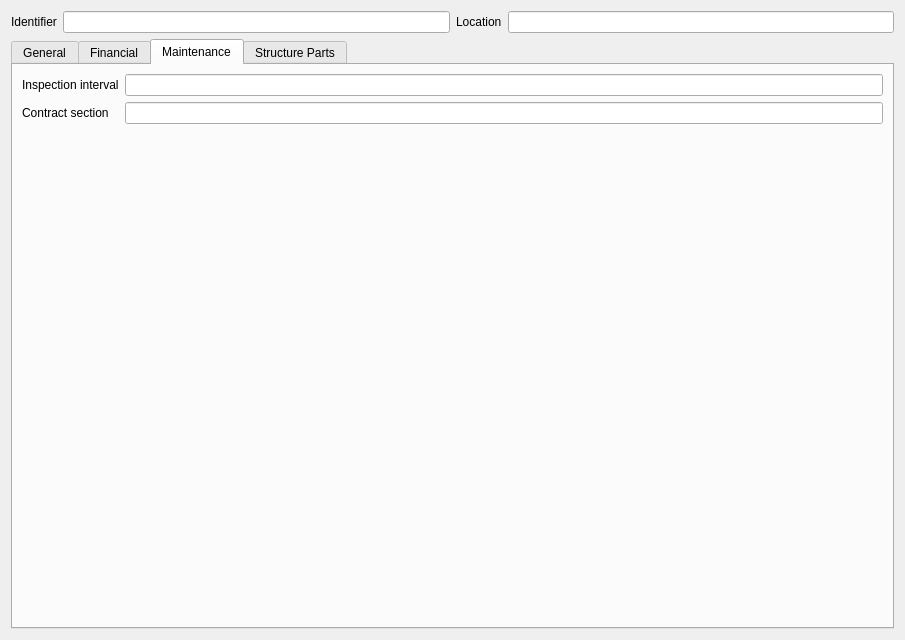
<?xml version="1.0" encoding="UTF-8"?>
<ui version="4.0">
 <class>Form</class>
 <widget class="QWidget" name="Form">
  <property name="geometry">
   <rect>
    <x>0</x>
    <y>0</y>
    <width>905</width>
    <height>640</height>
   </rect>
  </property>
  <property name="windowTitle">
   <string>Form</string>
  </property>
  <layout class="QGridLayout" name="gridLayout">
   <item row="0" column="1">
    <widget class="QLineEdit" name="identifier"/>
   </item>
   <item row="0" column="3">
    <widget class="QLineEdit" name="location_name"/>
   </item>
   <item row="4" column="0" colspan="4">
    <widget class="QWidget" name="widget" native="true">
     <layout class="QGridLayout" name="gridLayout_2">
      <property name="margin">
       <number>0</number>
      </property>
      <item row="0" column="0">
       <widget class="QTabWidget" name="tabWidget">
        <property name="currentIndex">
         <number>2</number>
        </property>
        <widget class="QWidget" name="tab">
         <attribute name="title">
          <string>General</string>
         </attribute>
         <layout class="QFormLayout" name="formLayout_3">
          <item row="0" column="0">
           <widget class="QLabel" name="label_16">
            <property name="text">
             <string>Year of construction</string>
            </property>
           </widget>
          </item>
          <item row="2" column="0">
           <widget class="QLabel" name="label_15">
            <property name="text">
             <string>Year of replacement</string>
            </property>
           </widget>
          </item>
          <item row="6" column="0">
           <widget class="QLabel" name="label_14">
            <property name="text">
             <string>Remark</string>
            </property>
           </widget>
          </item>
          <item row="4" column="0">
           <widget class="QLabel" name="label_3">
            <property name="text">
             <string>Accessibility</string>
            </property>
           </widget>
          </item>
          <item row="3" column="0">
           <widget class="QLabel" name="label_19">
            <property name="text">
             <string>Last modification</string>
            </property>
           </widget>
          </item>
          <item row="9" column="0">
           <widget class="QLabel" name="label_9">
            <property name="text">
             <string>Status</string>
            </property>
           </widget>
          </item>
          <item row="8" column="0">
           <widget class="QLabel" name="label_21">
            <property name="text">
             <string>Provider</string>
            </property>
           </widget>
          </item>
          <item row="7" column="0">
           <widget class="QLabel" name="label_20">
            <property name="text">
             <string>Dataowner</string>
            </property>
           </widget>
          </item>
          <item row="10" column="0">
           <widget class="QLabel" name="label_5">
            <property name="text">
             <string>Depth</string>
            </property>
           </widget>
          </item>
          <item row="4" column="1">
           <widget class="QComboBox" name="accessibility"/>
          </item>
          <item row="0" column="1">
           <widget class="QLineEdit" name="year_of_construction"/>
          </item>
          <item row="2" column="1">
           <widget class="QLineEdit" name="year_of_replacement"/>
          </item>
          <item row="3" column="1">
           <widget class="QLineEdit" name="last_modification"/>
          </item>
          <item row="6" column="1">
           <widget class="QLineEdit" name="remark"/>
          </item>
          <item row="7" column="1">
           <widget class="QLineEdit" name="dataowner"/>
          </item>
          <item row="8" column="1">
           <widget class="QLineEdit" name="provider"/>
          </item>
          <item row="9" column="1">
           <widget class="QLineEdit" name="status"/>
          </item>
          <item row="10" column="1">
           <widget class="QLineEdit" name="depth"/>
          </item>
         </layout>
        </widget>
        <widget class="QWidget" name="tab_2">
         <attribute name="title">
          <string>Financial</string>
         </attribute>
         <layout class="QFormLayout" name="formLayout">
          <item row="0" column="0">
           <widget class="QLabel" name="label_6">
            <property name="text">
             <string>Financing</string>
            </property>
           </widget>
          </item>
          <item row="1" column="0">
           <widget class="QLabel" name="label_18">
            <property name="text">
             <string>Structure Condition</string>
            </property>
           </widget>
          </item>
          <item row="0" column="1">
           <widget class="QLineEdit" name="lineEdit"/>
          </item>
          <item row="1" column="1">
           <widget class="QComboBox" name="structure_condition"/>
          </item>
          <item row="2" column="1">
           <widget class="QLineEdit" name="lineEdit_2"/>
          </item>
          <item row="2" column="0">
           <widget class="QLabel" name="label_13">
            <property name="text">
             <string>Renovation necessity</string>
            </property>
           </widget>
          </item>
          <item row="3" column="0">
           <widget class="QLabel" name="label_7">
            <property name="text">
             <string>Gross costs</string>
            </property>
           </widget>
          </item>
          <item row="4" column="0">
           <widget class="QLabel" name="label_12">
            <property name="text">
             <string>Replacement value</string>
            </property>
           </widget>
          </item>
          <item row="5" column="0">
           <widget class="QLabel" name="label_11">
            <property name="text">
             <string>Replacement value base year</string>
            </property>
           </widget>
          </item>
          <item row="6" column="0">
           <widget class="QLabel" name="label_10">
            <property name="text">
             <string>Replacement value construcation type</string>
            </property>
           </widget>
          </item>
          <item row="7" column="0">
           <widget class="QLabel" name="label_17">
            <property name="text">
             <string>Subsidies</string>
            </property>
           </widget>
          </item>
          <item row="3" column="1">
           <widget class="QLineEdit" name="lineEdit_5"/>
          </item>
          <item row="4" column="1">
           <widget class="QLineEdit" name="lineEdit_3"/>
          </item>
          <item row="5" column="1">
           <widget class="QLineEdit" name="lineEdit_4"/>
          </item>
          <item row="6" column="1">
           <widget class="QLineEdit" name="lineEdit_6"/>
          </item>
          <item row="7" column="1">
           <widget class="QLineEdit" name="lineEdit_7"/>
          </item>
         </layout>
        </widget>
        <widget class="QWidget" name="tab_5">
         <attribute name="title">
          <string>Maintenance</string>
         </attribute>
         <layout class="QFormLayout" name="formLayout_2">
          <item row="0" column="0">
           <widget class="QLabel" name="label_8">
            <property name="text">
             <string>Inspection interval</string>
            </property>
           </widget>
          </item>
          <item row="1" column="0">
           <widget class="QLabel" name="label_4">
            <property name="text">
             <string>Contract section</string>
            </property>
           </widget>
          </item>
          <item row="0" column="1">
           <widget class="QLineEdit" name="inspection_interval"/>
          </item>
          <item row="1" column="1">
           <widget class="QLineEdit" name="contract_section"/>
          </item>
         </layout>
        </widget>
        <widget class="QWidget" name="tab_4">
         <attribute name="title">
          <string>Structure Parts</string>
         </attribute>
        </widget>
       </widget>
      </item>
     </layout>
    </widget>
   </item>
   <item row="0" column="2">
    <widget class="QLabel" name="label_2">
     <property name="text">
      <string>Location</string>
     </property>
    </widget>
   </item>
   <item row="0" column="0">
    <widget class="QLabel" name="label">
     <property name="text">
      <string>Identifier</string>
     </property>
    </widget>
   </item>
  </layout>
 </widget>
 <resources/>
 <connections/>
</ui>
